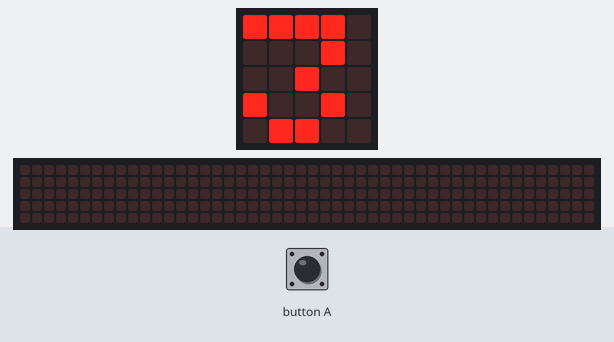
Recording of a program running on a simulated BBC micro:bit (MakeCode). On the bench: the board's 5×5 LED display, a strip that is not on the board, showing the scrolling text unrolled. Random numbers come from a fixed seed; the 48×5 strip is a reading aid, not a part: it shows the text the display is scrolling, unrolled, one strip-width of it at a time.

Above: at 0.1 s.
At 5.07 s:
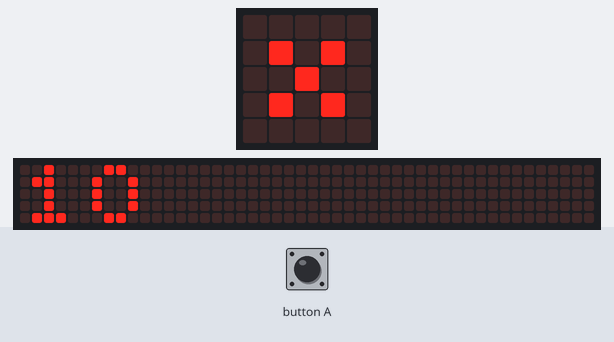
At 7.47 s:
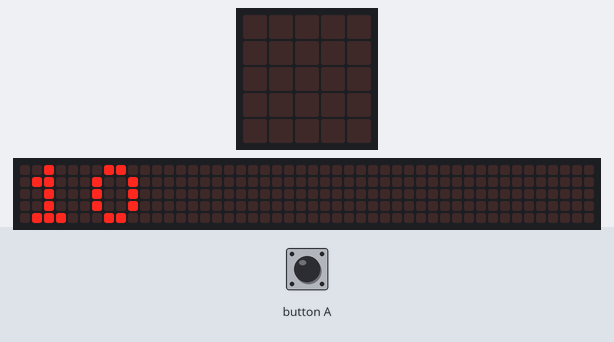
At 15.3 s:
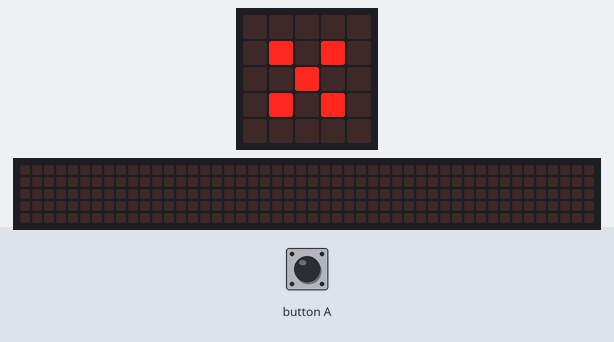
At 19.62 s:
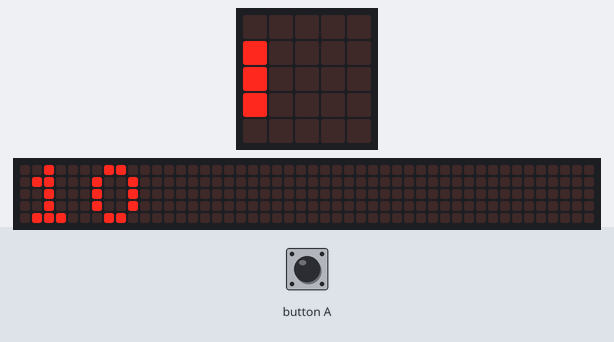
At 34.7 s:
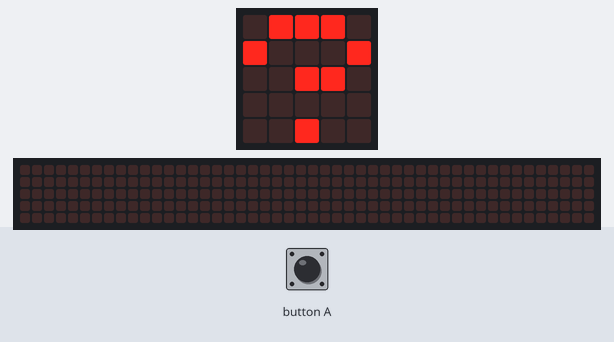

Measured:
- what the display in image 2 shows lasts 0.4 s, from 7.3 s to 7.7 s
- what the display in image 3 shows lasts 2.3 s, from 15.2 s to 17.5 s
- what the display in image 5 shows lasts 2.8 s, from 34.6 s to 37.4 s

The program:

main.ts
```typescript
let D = 0
let X = 0
let Y = 0
let C = 0
input.onButtonPressed(Button.A, function () {
    D += 1
})
basic.forever(function () {
    X = randint(1, 10)
    Y = randint(1, 10)
    C = X * Y
    D = 0
    while (C <= 30) {
        basic.showNumber(X)
        basic.pause(2000)
        basic.showString("*")
        basic.pause(1500)
        basic.showNumber(Y)
        basic.pause(2000)
        basic.clearScreen()
        basic.showString("?")
        basic.pause(2000)
    }
})
```

test.ts
```typescript
// tu są testy; nie będzie to kompilowane, gdy ten pakiet będzie używany jako rozszerzenie.
```
